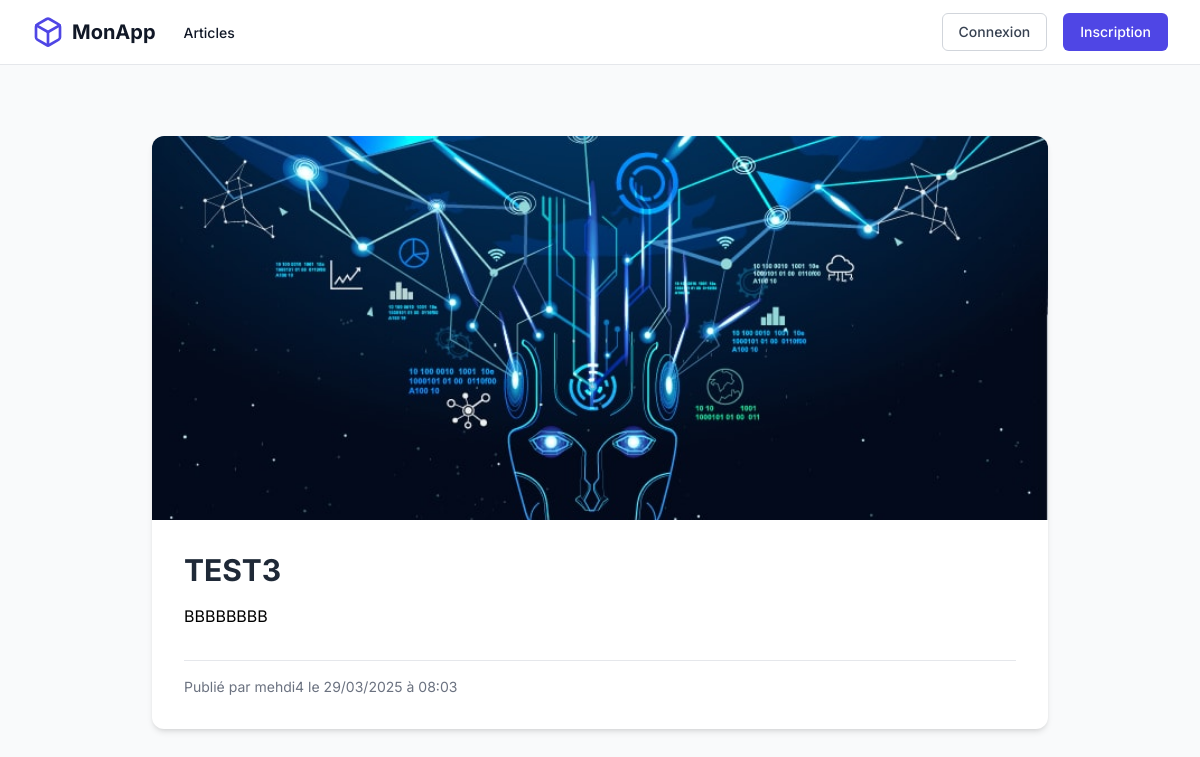
Page /article/3 on the committed database.
### app.py (models this page shows, shortened)
class Article(db.Model):
    id = db.Column(db.Integer, primary_key=True)
    title = db.Column(db.String(100), nullable=False)
    content = db.Column(db.Text, nullable=False)
    image_filename = db.Column(db.String(255))
    created_at = db.Column(db.DateTime, default=datetime.utcnow)
    user_id = db.Column(db.Integer, db.ForeignKey('user.id'), nullable=False)

class User(db.Model):
    id = db.Column(db.Integer, primary_key=True)
    name = db.Column(db.String(100), nullable=False)
    email = db.Column(db.String(100), unique=True)
    password = db.Column(db.String(100))
    articles = db.relationship('Article', backref='author', lazy=True)

### app.py (the view)
@app.route('/article/<int:article_id>')
def article(article_id):
    article = Article.query.get_or_404(article_id)
    return render_template('article.html', article=article)

### templates/article.html (shortened to what this page needs)
{% extends "base.html" %}
{% block content %}
<div class="max-w-4xl mx-auto bg-white rounded-xl shadow-md overflow-hidden mt-10">
    {% if article.image_filename %}
    <div class="w-full h-96 overflow-hidden">
        <img src="{{ url_for('uploaded_file', filename=article.image_filename) }}"
             alt="{{ article.title }}"
             class="w-full h-full object-cover">
    </div>
    {% endif %}
    <div class="p-8">
        <h1 class="text-3xl font-bold text-gray-800 mb-4">{{ article.title }}</h1>
        <div class="prose max-w-none">
            {{ article.content }}
        </div>
        <div class="mt-8 pt-4 border-t border-gray-200">
            <p class="text-sm text-gray-500">
                Publié par {{ article.author.name }} le
                {{ article.created_at.strftime('%d/%m/%Y à %H:%M') }}
            </p>
        </div>
    </div>
</div>
{% endblock %}

### templates/base.html (style rules this page uses)
body { font-family: 'Inter', sans-serif; }

### rows in the picture
Article: image_filename (picture), title "TEST3", content "BBBBBBBB", created_at "29/03/2025 à 08:03"
User: author.name "mehdi4"
